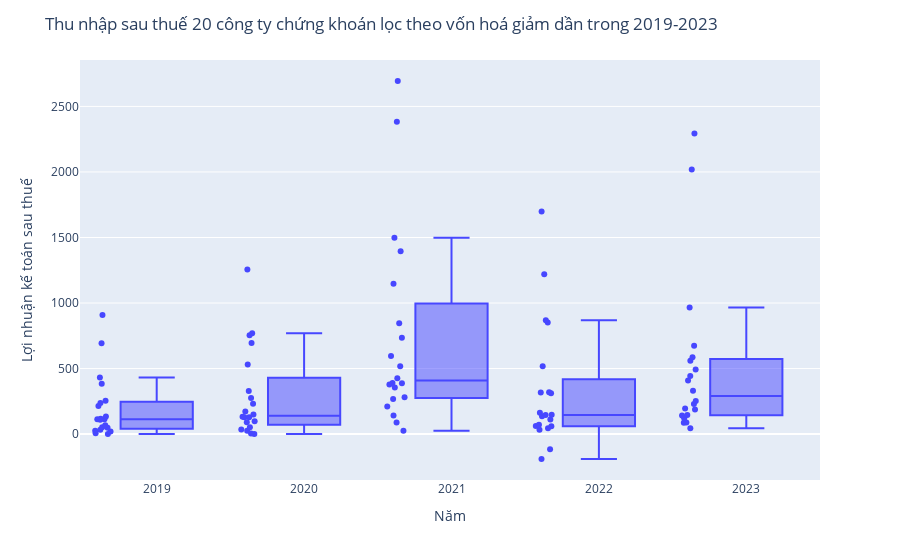

Source (notebook cell):
### Code cell
title="Thu nhập sau thuế 20 công ty chứng khoán lọc theo vốn hoá giảm dần trong 2019-2023" 
box = px.box(concatenated_df, x="Năm", y="Lợi nhuận kế toán sau thuế",
             color_discrete_sequence=['#4747FF'], points='all')
box.update_layout(title=title, showlegend=False ,yaxis=dict(nticks=10))
box.show()
box.write_image("Doanh thu thuần 20 công ty chứng khoán lọc theo vốn hoá giảm dần trong 2019-2023.png")
display(Image(filename='Doanh thu thuần 20 công ty chứng khoán lọc theo vốn hoá giảm dần trong 2019-2023.png'))

### Figure 1 — Plotly figure (JSON) as saved in the notebook; plotly's stock layout.template omitted (floating-point values rounded to 4 significant figures)
{"data": [{"alignmentgroup": "True", "boxpoints": "all", "hovertemplate": "Năm=%{x}<br>Lợi nhuận kế toán sau thuế=%{y}<extra></extra>", "legendgroup": "", "marker": {"color": "#4747FF"}, "name": "", "notched": false, "offsetgroup": "", "orientation": "v", "showlegend": false, "type": "box", "x": ["2019", "2020", "2021", "2022", "2023", "2019", "2020", "2021", "2022", "2023", "2019", "2020", "2021", "2022", "2023", "2019", "2020", "2021", "2022", "2023", "2019", "2020", "2021", "2022", "2023", "2019", "2020", "2021", "2022", "2023", "2019", "2020", "2021", "2022", "2023", "2019", "2020", "2021", "2022", "2023", "2019", "2020", "2021", "2022", "2023", "2019", "2020", "2021", "2022", "2023", "2019", "2020", "2021", "2022", "2023", "2019", "2020", "2021", "2022", "2023", "2019", "2020", "2021", "2022", "2023", "2019", "2020", "2021", "2022", "2023", "2019", "2020", "2021", "2022", "2023", "2019", "2020", "2021", "2022", "2023", "2019", "2020", "2021", "2022", "2023", "2019", "2020", "2021", "2022", "2023", "2019", "2020", "2021", "2022", "2023", "2019", "2020", "2021", "2022", "2023"], "x0": " ", "xaxis": "x", "y": [432, 531, 1147, 852, 674, 110, 232, 517, 44, 252, 34, 149, 427, -115, 330, 384, 695, 2383, 1220, 2018, 238, 275, 595, 518, 587, 25, 26, 268, -190, 141, 134, 132, 282, 147, 196, 117, 328, 736, 312, 966, 49, 53, 141, 60, 45, 0, 0, 25, 34, 120, 113, 128, 356, 112, 408, 53, 90, 210, 136, 229, 693, 770, 1499, 869, 492, 19, 4, 378, 320, 88, 908, 1256, 2694, 1698, 2293, 7, 36, 89, 61, 87, 254, 754, 1396, 162, 559, 214, 172, 846, 318, 444, 114, 129, 387, 71, 188, 68, 98, 390, 146, 146], "y0": " ", "yaxis": "y"}], "layout": {"autosize": true, "boxmode": "group", "legend": {"tracegroupgap": 0}, "margin": {"t": 60}, "showlegend": false, "title": {"text": "Thu nhập sau thuế 20 công ty chứng khoán lọc theo vốn hoá giảm dần trong 2019-2023"}, "xaxis": {"anchor": "y", "autorange": true, "domain": [0, 1], "range": [-0.5278, 4.5], "title": {"text": "Năm"}, "type": "category"}, "yaxis": {"anchor": "x", "autorange": true, "domain": [0, 1], "nticks": 10, "range": [-350.2, 2854.0], "title": {"text": "Lợi nhuận kế toán sau thuế"}, "type": "linear"}}}
